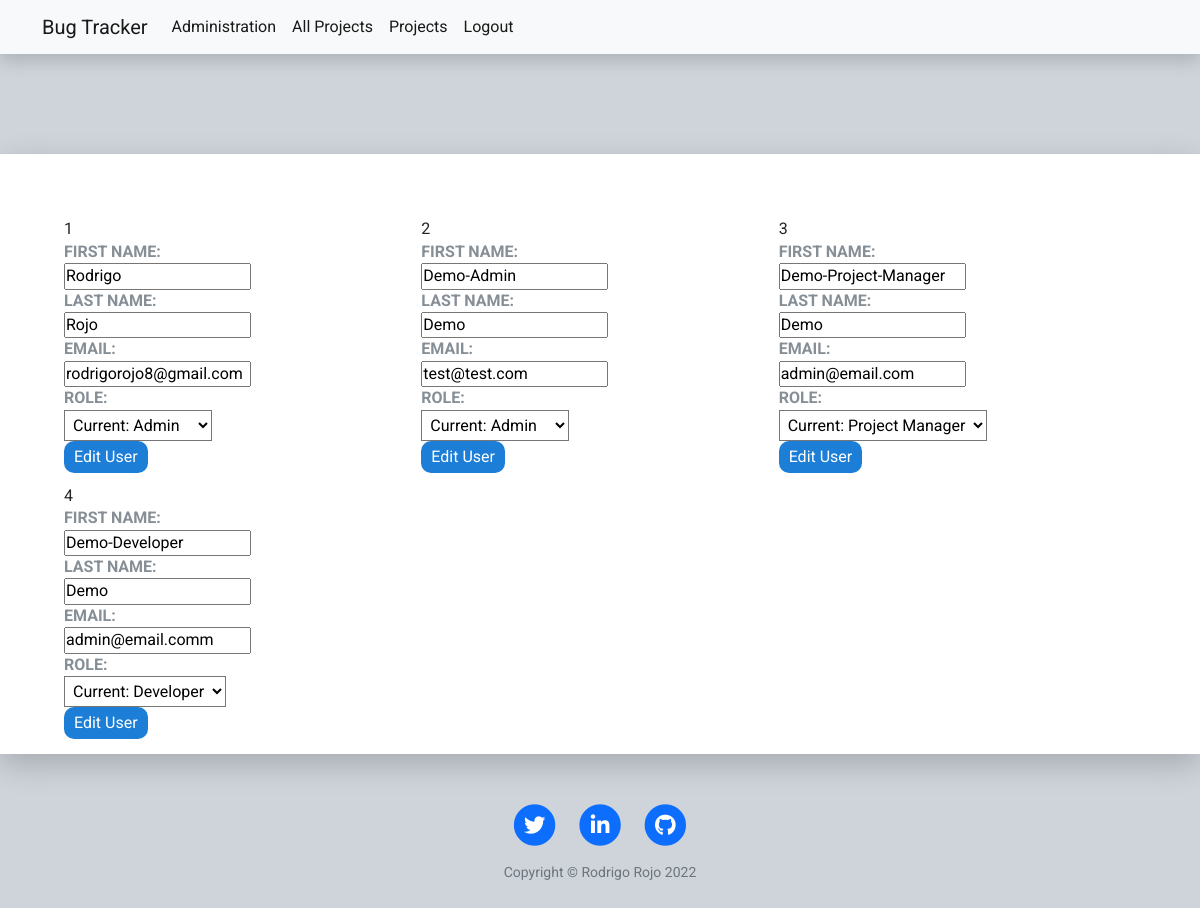
The page /admin (signed in) on the database its author committed.
### main.py (models this page shows)
class User(UserMixin, db.Model):
    id = db.Column(db.Integer, primary_key=True)
    email = db.Column(db.String(250), unique=True)
    password = db.Column(db.String(250))
    first_name = db.Column(db.String(50))
    last_name = db.Column(db.String(50))
    role = db.Column(db.String(50))

### main.py (the view)
@app.route("/admin")
@login_required
def admin():
    if current_user.role == "Admin":
        users = database.get_all_users()
        return render_template("admin.html", users=users, year=year)

### database.py (called while the page is built)
def get_all_users():
    conn = sqlite3.connect(database="bug_tracker.db")
    cur = conn.cursor()
    sql = ''' SELECT id, first_name, last_name, email, role
               FROM user; '''
    cur.execute(sql)
    data = cur.fetchall()
    conn.close()
    return data

### main.py (called while the page is built)
@login_manager.user_loader
def load_user(user_id):
    return User.query.get(user_id)

### templates/admin.html (shortened to what this page needs)
{% include "header.html" %}
<div class="admin grid scroll">
    <div class="admin-container grid">
        {% for user in users %}
        <div class="admin-child">
            <form method="post" action="{{url_for('update_user')}}">
                <p>{{user[0]}}</p>
                <div>
                    <label for="first_name">First Name:</label><br>
                    <input value="{{user[1]}}" type="text" name="first_name">
                </div>
                <div>
                    <label for="last_name">Last Name:</label><br>
                    <input value="{{user[2]}}" type="text" name="last_name">
                </div>
                <div>
                    <label for="email">Email:</label><br>
                    <input value="{{user[3]}}" type="text" name="email">
                </div>
                <div>
                    <label for="role">Role:</label><br>
                    <select name="role">
                        <option value="{{user[4]}}">Current: {{user[4]}}</option>
                    </select>
                </div>
                <input class="edit-user-input" type="submit" value="Edit User">
            </form>
        </div>
        {% endfor %}
    </div>
</div>
{% include "footer.html" %}

### static/css/style.css (style rules this page uses)
* { margin: 0; padding: 0; box-sizing: border-box; }
body { font-family: 'Roboto', sans-serif; line-height: 1.4; background-color: #ced4da; }
label { text-transform: uppercase; font-weight: bold; color: #868e96; }
.scroll { overflow-y: auto; }
.grid { display: grid; row-gap: 12px; }
.add-dev-btn, .add-ticket-btn, .add-dev form input, .btn-ticket, .comment-btn, .edit-project-submit, .edit-ticket-submit, .edit-user-input, .edit-ticket-btn { padding: 5px 10px; background-color: #1c7ed6; color: white; border: none; border-radius: 10px; cursor: pointer; font-size: 16px; }
select { background-color: white; font-size: 16px; padding: 4px; }
.admin { background-color: white; width: 1200px; height: 600px; margin: auto; padding: 64px; box-shadow: 0 10px 30px rgba(0, 0, 0, 0.20); }
.admin-container { grid-template-columns: 1fr 1fr 1fr; }
p { margin-bottom: 0; }

### rows shown on the page
User: id "1", first_name "Rodrigo", last_name "Rojo", email "rodrigorojo8@gmail.com"
User: id "2", first_name "Demo-Admin", last_name "Demo", email "test@test.com"
User: id "3", first_name "Demo-Project-Manager", last_name "Demo", email "admin@email.com"
User: id "4", first_name "Demo-Developer", last_name "Demo", email "admin@email.comm"

### other values the page prints
{{ year }} "2022"
